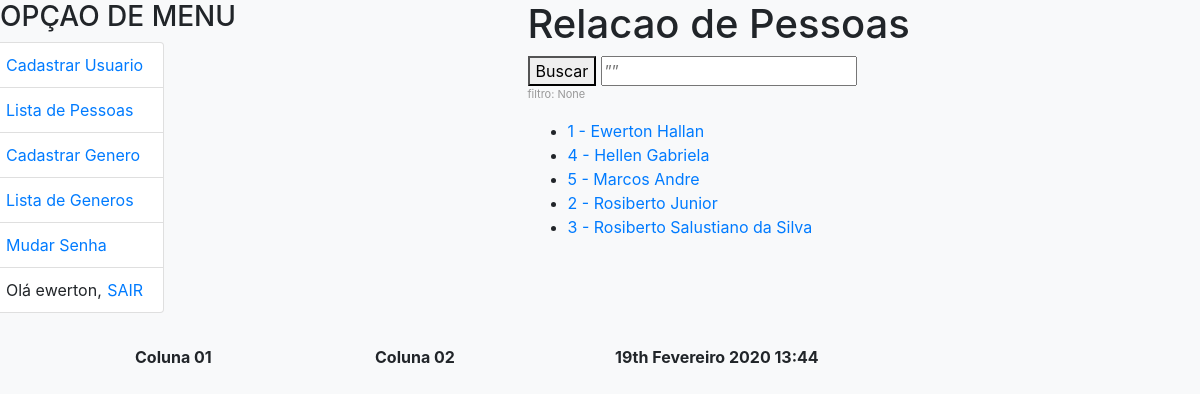
The app's page /pessoa/usuario_listagem/ (signed in), older data.
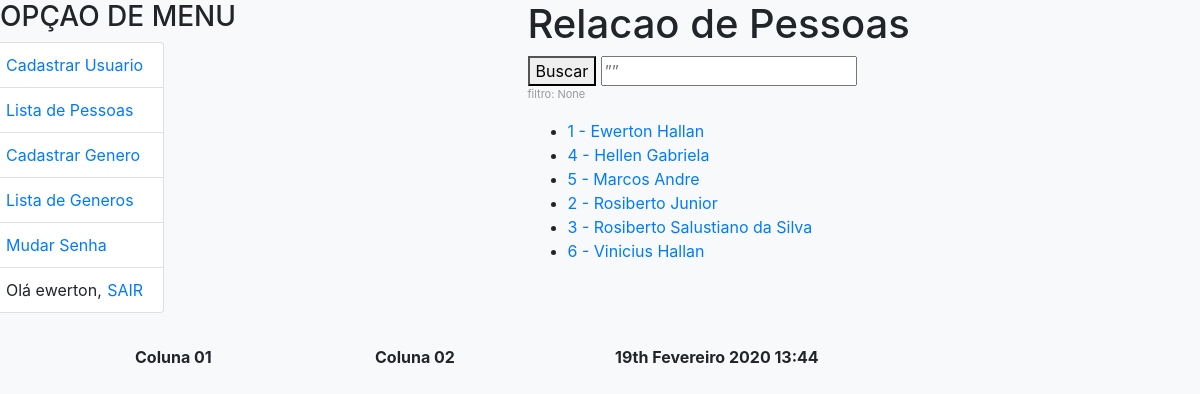
The same page, newer data.
### pessoa/models.py (models this page shows, shortened)
class Pessoa(models.Model):
    nome=models.CharField(
        max_length=100,
        null=False,
        blank=False,
        help_text='Escreva aqui o seu nome completo',
        verbose_name='Nome Completo',
        error_messages={
            'null':'Valor nulo nao permitido',
            'blank': 'Valor vazio',
        }
    )
    genero=models.ForeignKey(Genero)
    rg=models.IntegerField(
        help_text='Escreva aqui somente os numeros do RG',
        verbose_name='Número do RG',
        unique=True,
    )
    cpf=models.CharField(
        max_length=15,
        help_text='Escreva aqui somente os numeros do CPF',
        verbose_name='Número do CPF',
        unique=True,
        db_index=True,
    )
    estadocivil=models.CharField(
        max_length=20,
        choices=[
            ('S','Solteiro'),
            ('C','Casado'),
            ('V','Viúvo'),
            ('D','Desquitado'),
            ('U','União Estável'),
        ],
        error_messages={
            'invalid_choice':'Valor nao permitido',
        },
        default='S',
        db_index=True,
        verbose_name='Estado Cívil',
    )
    pai=models.CharField(
        max_length=100,
        help_text='Escreva aqui nome completo do seu pai',
        verbose_name='Nome do Pai',
    )
    mae=models.CharField(
        max_length=100,
        help_text='Escreva aqui nome completo do sua mae',
        verbose_name='Nome da Mãe',
    )
    email=models.CharField(
        max_length=200,
        help_text='Escreva aqui o seu e-mail',
        verbose_name='E-Mail',
    )
    telefone=models.CharField(
        max_length=15,
        help_text='Escreva aqui o numero de seu telefone (xx) 99999-9999',
        verbose_name='Telefone',
    )
    idade=models.IntegerField(
        default=0,
        help_text='Coloque aqui sua idade',
        validators=[validate_even],
        verbose_name='Idade',
    )
    foto=models.ImageField(
        upload_to='pessoa_fotos/',
        blank=True,
        help_text = 'Escolha uma foto para o seu perfil',
        verbose_name = 'Foto',
    )
    dt_log=models.DateField(
        auto_now=True,
        editable=False,
        verbose_name='Dt Criação',
    )
    class Meta:
        ordering = ['nome', 'idade']
        verbose_name = 'pessoa'
        verbose_name_plural = 'pessoas'

### pessoa/views.py (the view)
def pessoa_usuario_lista(request):
    if not(request.user.is_authenticated):
       return redirect('login')
    else:
        dados = Pessoa.objects.all()
        filtro = request.GET
        filtro = request.GET.get('\u201dsearch\u201d')
        if filtro:
            dados = Pessoa.objects.filter(nome__icontains=filtro)
        result = []
        for i in range(len(dados)):
            obj = Obj_Lista(dados[i].id, dados[i].nome)
            result.append(obj)
        contexto = {
            'lista':result,
            'titulo':'Pessoas',
            'url':'/pessoa/usuario_detalhe/',
            'str_busca':filtro
        }
        return render(request, 'pessoa/listagem.html', contexto)

### pessoa/templates/pessoa/listagem.html
{% extends 'pessoa/base.html' %}
{% block main %}
<body class="bg-light">
    <h1>Relacao de {{ titulo }}</h1>
    <form method=”GET” action=".">
        <div class=”input-group-prepend”>
            <button class=”btn btn-outline-secondary” type=”submit” id=”bt_search">Buscar</button>
            <input type=”text” class=”form-control” placeholder=”” name=”search” id=”search”>
        </div>
    </form>
    <p class="help">filtro: {{ str_busca }}</p>
    {% if lista %}
      <ul>
          {% for p in lista %}
              <li><a href="{{ url }}{{ p.id }}/"> {{ p.id }} - {{ p.nome }}</a></li>
          {% endfor %}
      </ul>
    {% else %}
       <p>nenhum dado foi localizado</p>
    {% endif %}
{% endblock%}

Row changes from the older to the newer data that the page shows:
added Pessoa: nome "Vinicius Hallan"
Text that changed along with them:
new list line: "6 -"
